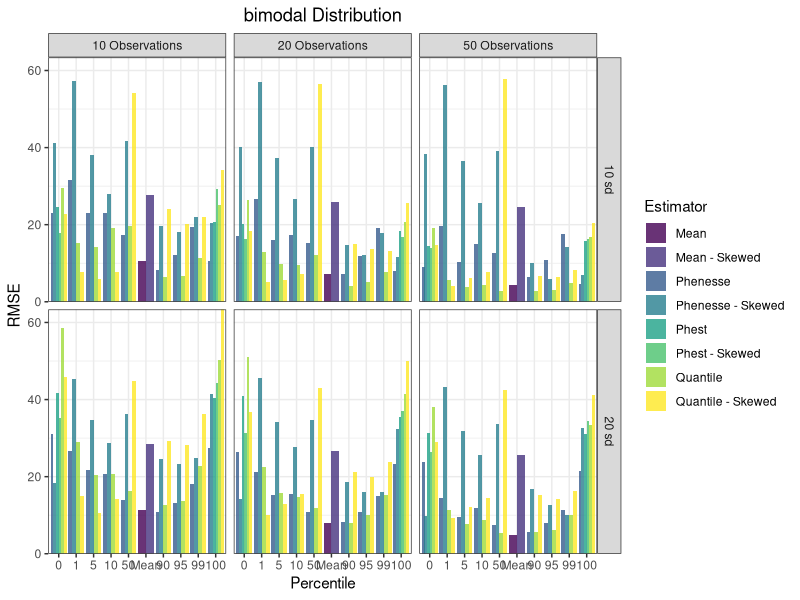

Recreate this plot in R.
# Libraries

library(Metrics)
library(dplyr)
library(ggplot2)

# read in simulation results, bi_sims and bi_sims

bi_quantile_sims <- read.csv("results/bimodal_quantile.csv", 
                              stringsAsFactors = FALSE) %>% 
  dplyr::mutate(Estimator = 'Quantile')
bi_skewed_quantile_sims <- read.csv("results/bimodal_skewed_quantile.csv",
                                     stringsAsFactors = FALSE) %>% 
  dplyr::mutate(Estimator = 'Quantile - Skewed')

bi_phest_sims <- read.csv("results/bimodal_phest.csv", 
                           stringsAsFactors = FALSE) %>% 
  dplyr::select(-lowCI, -highCI) %>% 
  dplyr::mutate(Estimator = 'Phest')
bi_skewed_phest_sims <- read.csv("results/bimodal_skewed_phest.csv",
                                  stringsAsFactors = FALSE)%>% 
  dplyr::select(-lowCI, -highCI) %>% 
  dplyr::mutate(Estimator = 'Phest - Skewed')

bi_mean_sims <- read.csv("results/bimodal_mean.csv", stringsAsFactors = FALSE) %>% 
  dplyr::mutate(Estimator = 'Mean')
bi_skewed_mean_sims <- read.csv("results/bimodal_skewed_mean.csv", stringsAsFactors = FALSE) %>% 
  dplyr::mutate(Estimator = 'Mean - Skewed')

bi_phenesse_sims <- read.csv("results/bimodal_phenesse.csv", stringsAsFactors = FALSE) %>% 
  dplyr::mutate(Estimator = "Phenesse")
bi_skewed_phenesse_sims <- read.csv("results/bimodal_skewed_phenesse.csv", stringsAsFactors = FALSE) %>% 
  dplyr::mutate(Estimator = "Phenesse - Skewed")


# group by and summarize to get bias and rmse

total_bi <- rbind(bi_mean_sims, bi_skewed_mean_sims, bi_phest_sims, bi_skewed_phest_sims,
                   bi_quantile_sims, bi_skewed_quantile_sims, bi_phenesse_sims, bi_skewed_phenesse_sims)

total_skewed_bi_metrics <- total_bi %>%  
  group_by(Estimator, perc, obs, Q, sd) %>% 
  summarize(RMSE = rmse(actual = true_value, predicted = estimate), 
            Bias = bias(actual = true_value, predicted = estimate)) 

total_skewed_bi_metrics$sd <- as.character(total_skewed_bi_metrics$sd)
total_skewed_bi_metrics$obs <- as.character(total_skewed_bi_metrics$obs)
total_skewed_bi_metrics$Q <- as.character(total_skewed_bi_metrics$Q)
total_skewed_bi_metrics <- total_skewed_bi_metrics %>% 
  mutate(fac_Q = ifelse(Q == 50.50, "Mean", Q))

total_skewed_bi_metrics_barplot <- total_skewed_bi_metrics %>% 
  ungroup(fac_Q) %>% 
  mutate(fac_Q = factor(fac_Q, levels = c('0','1','5','10','50',"Mean",'90','95','99','100'))) %>% 
  mutate(sd = paste(sd, "sd")) %>% 
  mutate(obs = paste(obs, "Observations")) 



##### bimodal RMSE PLOT #########

bi_skewed_rmse <- ggplot(total_skewed_bi_metrics_barplot) + 
  geom_bar(aes(x = fac_Q, y = RMSE, fill = Estimator), 
           stat = "identity", size = 1, alpha = 0.8, position = "dodge") +
  ggtitle("bimodal Distribution") + 
  scale_y_continuous(expand = c(0,0)) +
  theme_bw() +
  facet_grid(sd~obs, labeller = labeller()) +
  labs(x = "Percentile", y = 'RMSE') + 
  scale_fill_viridis_d() +
  theme(plot.title = element_text(hjust = 0.5)) 

bi_skewed_rmse
